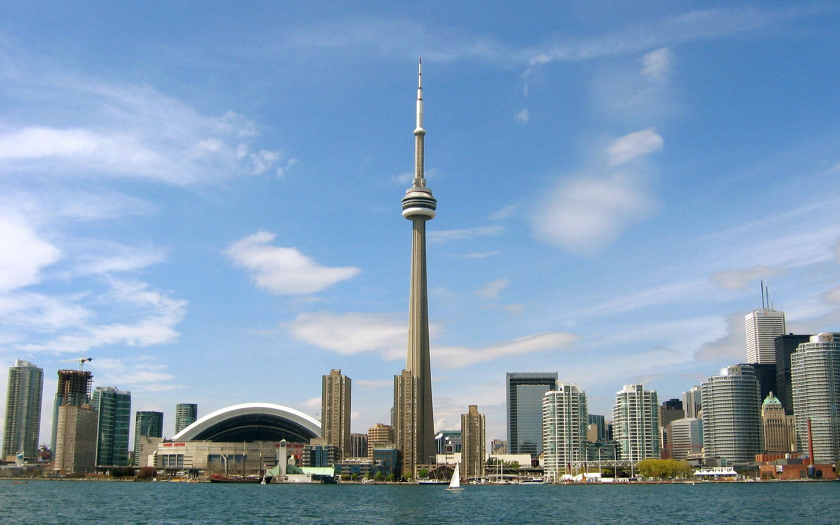
#> input picture gurkandemir_Bag-of-Visual-Words/dataset/test/city/city_test-001.jpg, 1680 x 1050 px, given as the content of the folder ../dataset/test/city/city_test-001.jpg, which was not available (shown at 1/2 size)
$ python BoW.py --train_path ../dataset/test/city/city_test-001.jpg --test_path ../dataset/test/city/city_test-003.jpg
#> lines starting #> are read from the running program, lines starting #| are printed output that depends on the picture; pictures that were not available may be replaced by others from this repository, and a replacement may not be noted
import argparse
import cv2
import numpy as np
import os
from sklearn.cluster import KMeans
from sklearn.svm import SVC
from sklearn.preprocessing import StandardScaler
from matplotlib import pyplot as plt
from sklearn import svm, datasets
from sklearn.model_selection import train_test_split
from sklearn.metrics import confusion_matrix
from sklearn.utils.multiclass import unique_labels
from sklearn.metrics.pairwise import chi2_kernel
from sklearn.model_selection import GridSearchCV
from sklearn.metrics import accuracy_score


def getFiles(train, path):
    images = []
    count = 0
    for folder in os.listdir(path):
        for file in os.listdir(os.path.join(path, folder)):
            images.append(os.path.join(path, os.path.join(folder, file)))

    if train is True:
        np.random.shuffle(images)

    return images


def getDescriptors(sift, img):
    kp, des = sift.detectAndCompute(img, None)
    return des


def readImage(img_path):
    img = cv2.imread(img_path, 0)
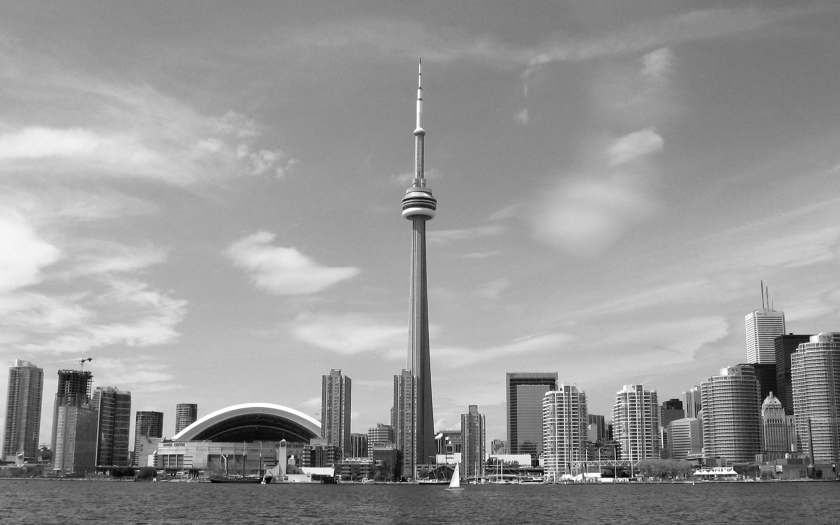
#> img: shape (1050, 1680) (shown at 1/2 size); min 0, max 255, mean 150.8
    return cv2.resize(img, (150, 150))
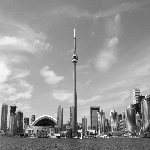
#> returned value: shape (150, 150); min 3, max 255, mean 150.8
#> in getDescriptors, `kp, des = sift.detectAndCompute(img, None)`: kp = 97 keypoints; strongest (x, y, size): (13, 109, 3.9), (75, 57, 1.8), (45, 122, 7.2), (97, 109, 2.4)


def vstackDescriptors(descriptor_list):
    descriptors = np.array(descriptor_list[0])
    for descriptor in descriptor_list[1:]:
        descriptors = np.vstack((descriptors, descriptor))
#> this loop made 0 passes

    return descriptors


def clusterDescriptors(descriptors, no_clusters):
    kmeans = KMeans(n_clusters=no_clusters).fit(descriptors)
    return kmeans


def extractFeatures(kmeans, descriptor_list, image_count, no_clusters):
#> called with image_count = 1, no_clusters = 50
    im_features = np.array([np.zeros(no_clusters) for i in range(image_count)])
    for i in range(image_count):
        for j in range(len(descriptor_list[i])):
            feature = descriptor_list[i][j]
            feature = feature.reshape(1, 128)
            idx = kmeans.predict(feature)
            im_features[i][idx] += 1

    return im_features


def normalizeFeatures(scale, features):
    return scale.transform(features)


def plotHistogram(im_features, no_clusters):
#> called with im_features = array of shape (1, 50), no_clusters = 50
    x_scalar = np.arange(no_clusters)
    y_scalar = np.array(
        [abs(np.sum(im_features[:, h], dtype=np.int32)) for h in range(no_clusters)]
    )
#> y_scalar = 50 values from 0 to 0

    plt.bar(x_scalar, y_scalar)
    plt.xlabel("Visual Word Index")
    plt.ylabel("Frequency")
    plt.title("Complete Vocabulary Generated")
    plt.xticks(x_scalar + 0.4, x_scalar)
    plt.show()
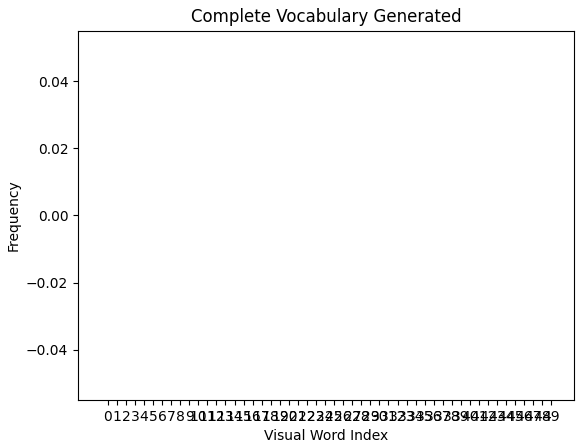
#> figure drawn by matplotlib, 1 panel


def svcParamSelection(X, y, kernel, nfolds):
    Cs = [0.5, 0.1, 0.15, 0.2, 0.3]
    gammas = [0.1, 0.11, 0.095, 0.105]
    param_grid = {"C": Cs, "gamma": gammas}
    grid_search = GridSearchCV(SVC(kernel=kernel), param_grid, cv=nfolds)
    grid_search.fit(X, y)
    grid_search.best_params_
    return grid_search.best_params_


def findSVM(im_features, train_labels, kernel):
    features = im_features
    if kernel == "precomputed":
        features = np.dot(im_features, im_features.T)

    params = svcParamSelection(features, train_labels, kernel, 5)
    C_param, gamma_param = params.get("C"), params.get("gamma")
    print(C_param, gamma_param)
    class_weight = {
        0: (807 / (7 * 140)),
        1: (807 / (7 * 140)),
        2: (807 / (7 * 133)),
        3: (807 / (7 * 70)),
        4: (807 / (7 * 42)),
        5: (807 / (7 * 140)),
        6: (807 / (7 * 142)),
    }

    svm = SVC(kernel=kernel, C=C_param, gamma=gamma_param, class_weight=class_weight)
    svm.fit(features, train_labels)
    return svm


# [77 lines left out: functions plotConfusionMatrix, plotConfusions, not called in this run]


def findAccuracy(true, predictions):
    print("accuracy score: %0.3f" % accuracy_score(true, predictions))


def trainModel(path, no_clusters, kernel):
    images = getFiles(True, path)
    print("Train images path detected.")
    sift = cv2.xfeatures2d.SIFT_create()
    descriptor_list = []
    train_labels = np.array([])
    label_count = 7
    image_count = len(images)

    for img_path in images:
        if "city" in img_path:
            class_index = 0
        elif "face" in img_path:
            class_index = 1
        elif "green" in img_path:
            class_index = 2
        elif "house_building" in img_path:
            class_index = 3
        elif "house_indoor" in img_path:
            class_index = 4
        elif "office" in img_path:
            class_index = 5
        else:
            class_index = 6

        train_labels = np.append(train_labels, class_index)
        img = readImage(img_path)
        des = getDescriptors(sift, img)
        descriptor_list.append(des)

    descriptors = vstackDescriptors(descriptor_list)
    print("Descriptors vstacked.")

    kmeans = clusterDescriptors(descriptors, no_clusters)
    print("Descriptors clustered.")

    im_features = extractFeatures(kmeans, descriptor_list, image_count, no_clusters)
    print("Images features extracted.")

    scale = StandardScaler().fit(im_features)
    im_features = scale.transform(im_features)
    print("Train images normalized.")

    plotHistogram(im_features, no_clusters)
    print("Features histogram plotted.")

    svm = findSVM(im_features, train_labels, kernel)
    print("SVM fitted.")
    print("Training completed.")

    return kmeans, scale, svm, im_features


# [62 lines left out: function testModel, not called in this run]


def execute(train_path, test_path, no_clusters, kernel):
    kmeans, scale, svm, im_features = trainModel(train_path, no_clusters, kernel)
    testModel(test_path, kmeans, scale, svm, im_features, no_clusters, kernel)


if __name__ == "__main__":

    parser = argparse.ArgumentParser()

    parser.add_argument(
        "--train_path", action="store", dest="train_path", required=True
    )
    parser.add_argument("--test_path", action="store", dest="test_path", required=True)
    parser.add_argument("--no_clusters", action="store", dest="no_clusters", default=50)
    parser.add_argument(
        "--kernel_type", action="store", dest="kernel_type", default="linear"
    )

    args = vars(parser.parse_args())
    if not (args["kernel_type"] == "linear" or args["kernel_type"] == "precomputed"):
        print("Kernel type must be either linear or precomputed")
        exit(0)

#> (the run stopped early here; a loop or call above may not have finished)

$ run again, on gurkandemir_Bag-of-Visual-Words/dataset/test/city/city_test-009.jpg
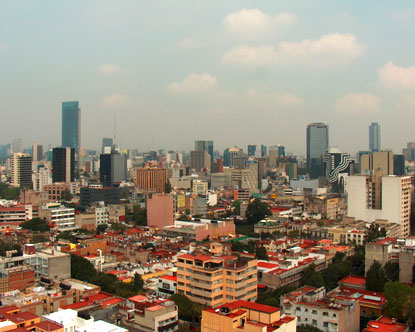
#> input picture gurkandemir_Bag-of-Visual-Words/dataset/test/city/city_test-009.jpg, 415 x 332 px, given as the content of the folder ../dataset/test/city/city_test-009.jpg, which was not available
#> in readImage, `img = cv2.imread(img_path, 0)`:
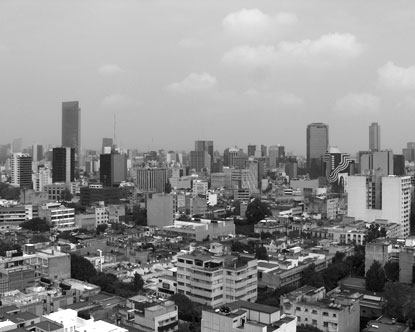
#> img: shape (332, 415); min 0, max 255, mean 143.3
#> in readImage, `return cv2.resize(img, (150, 150))`:
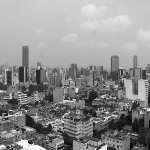
#> returned value: shape (150, 150); min 3, max 255, mean 143.1
#> kp = 218 keypoints; strongest (x, y, size): (30, 142, 2.6), (23, 143, 5.3), (3, 146, 2.5), (28, 129, 3.5)
#> y_scalar = 50 values from 0 to 0

$ run again, on gurkandemir_Bag-of-Visual-Words/dataset/test/city/city_test-010.jpg
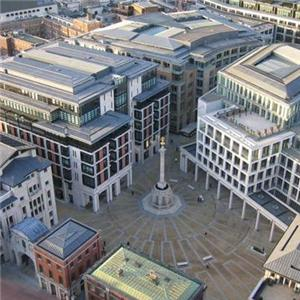
#> input picture gurkandemir_Bag-of-Visual-Words/dataset/test/city/city_test-010.jpg, 300 x 300 px, given as the content of the folder ../dataset/test/city/city_test-010.jpg, which was not available
#> in readImage, `img = cv2.imread(img_path, 0)`:
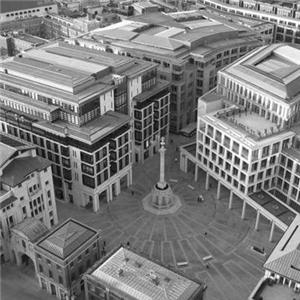
#> img: shape (300, 300); min 0, max 255, mean 124.2
#> in readImage, `return cv2.resize(img, (150, 150))`:
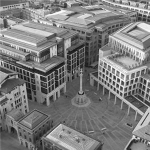
#> returned value: shape (150, 150); min 18, max 252, mean 124.3
#> kp = 353 keypoints; strongest (x, y, size): (118, 80, 2), (114, 77, 1.9), (117, 85, 1.9), (121, 88, 1.9)
#> y_scalar = 50 values from 0 to 0

$ run again, on gurkandemir_Bag-of-Visual-Words/dataset/test/city/city_test-011.jpg
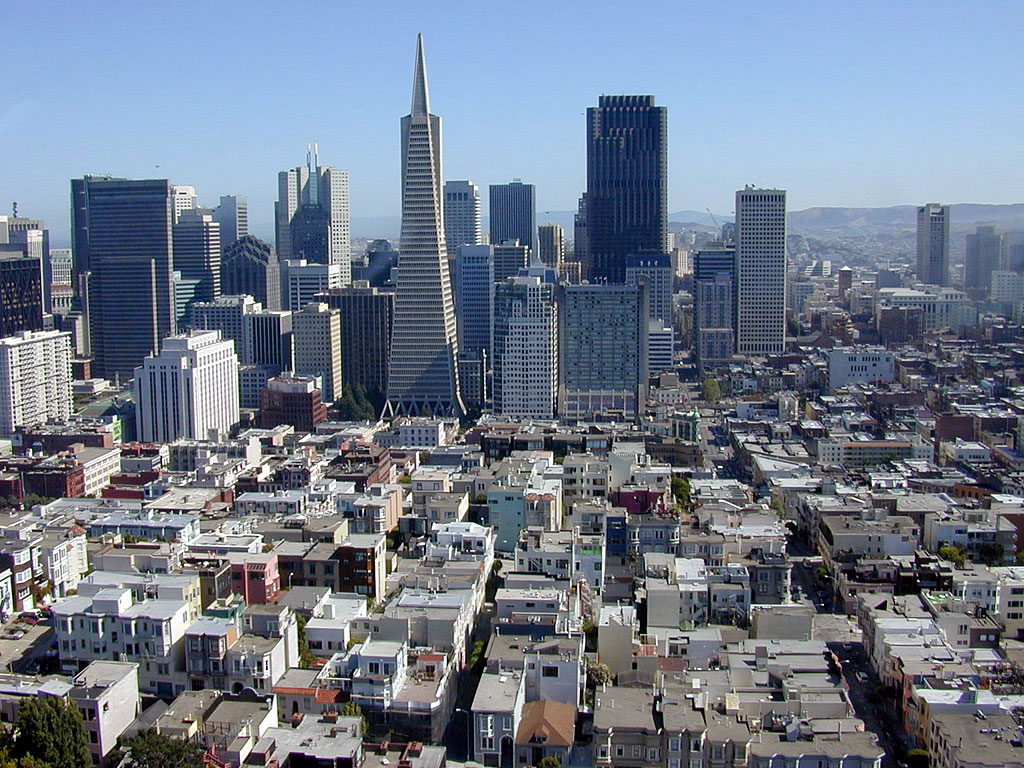
#> input picture gurkandemir_Bag-of-Visual-Words/dataset/test/city/city_test-011.jpg, 1024 x 768 px, given as the content of the folder ../dataset/test/city/city_test-011.jpg, which was not available
#> in readImage, `img = cv2.imread(img_path, 0)`:
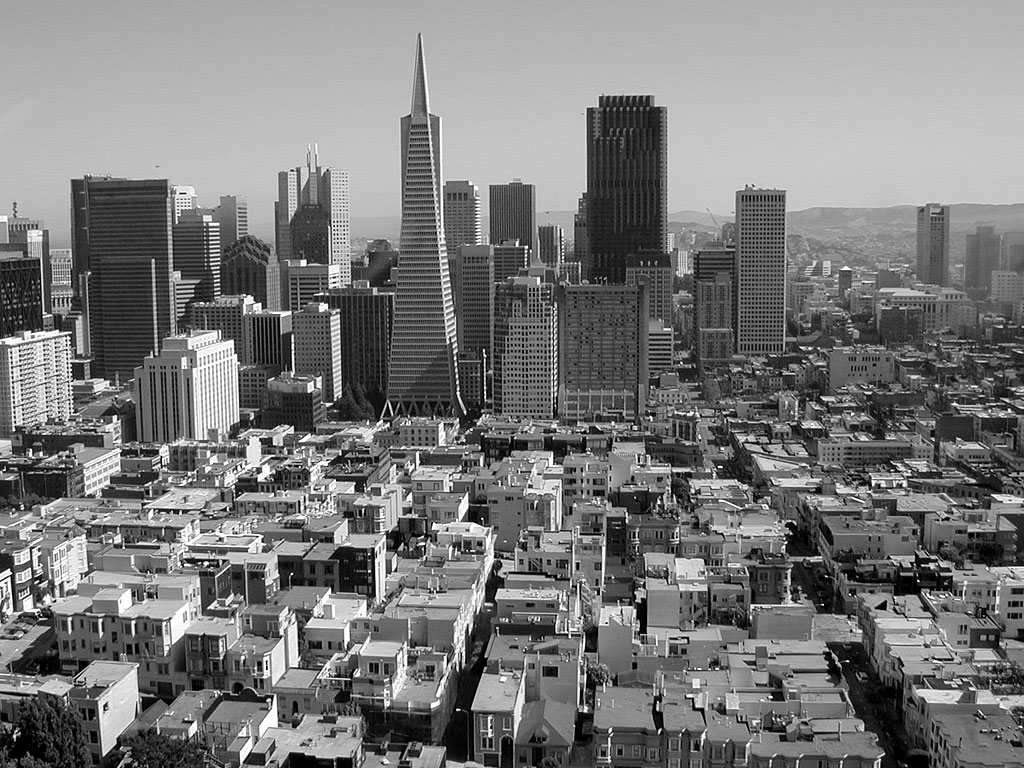
#> img: shape (768, 1024); min 0, max 255, mean 122.1
#> in readImage, `return cv2.resize(img, (150, 150))`:
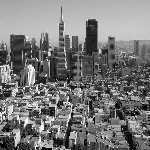
#> returned value: shape (150, 150); min 0, max 255, mean 121.8
#> kp = 306 keypoints; strongest (x, y, size): (72, 114, 2), (92, 27, 9.2), (144, 128, 1.8), (42, 127, 3.2)
#> y_scalar = 50 values from 0 to 0
